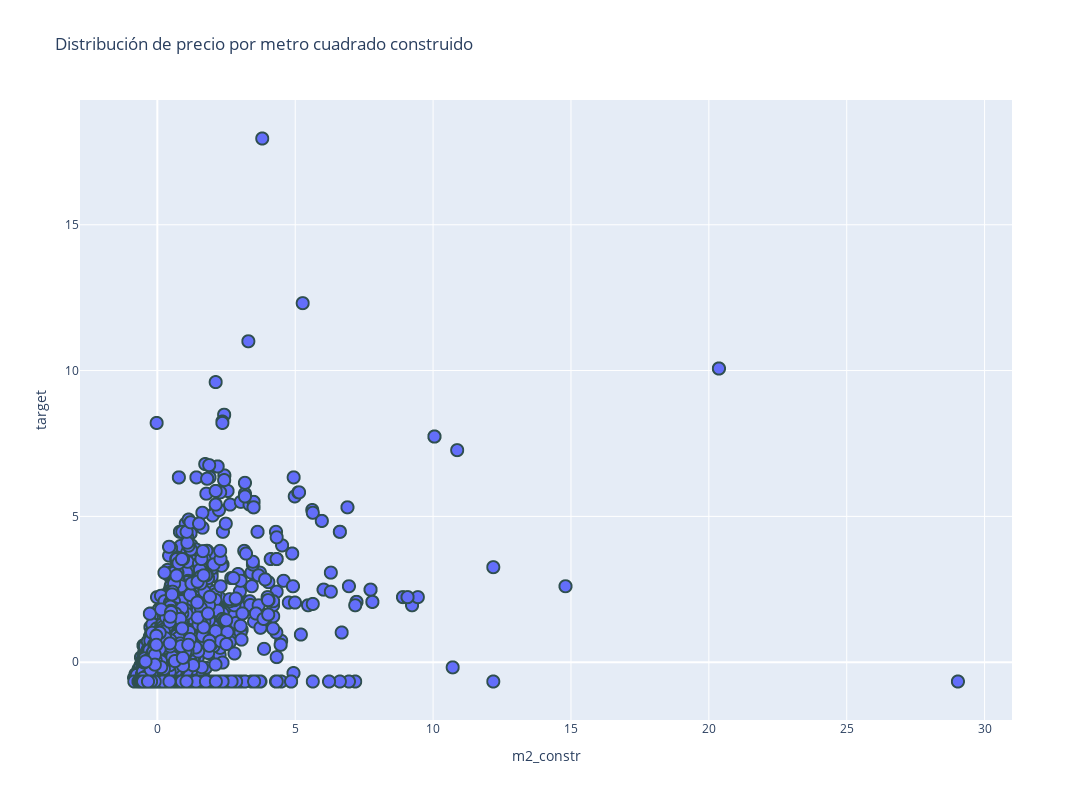

The cell this chart's notebook holds for it:
### Code cell
plot_clusters(
    data_frame=df,
    x="m2_constr",
    y="target",
    title="Distribución de precio por metro cuadrado construido",
    width=1200,
    height=800,
)

### Figure 1 — Plotly figure (JSON) as saved in the notebook; plotly's stock layout.template omitted (floating-point values rounded to 4 significant figures; data arrays with more than 128 entries replaced by an {"elided": "..."} marker saying what was removed)
{"data": [{"hovertemplate": "m2_constr=%{x}<br>target=%{y}<extra></extra>", "legendgroup": "", "marker": {"color": "#636efa", "line": {"color": "DarkSlateGrey", "width": 2}, "size": 12, "symbol": "circle"}, "mode": "markers", "name": "", "showlegend": false, "type": "scattergl", "x": {"elided": "9863 float values"}, "xaxis": "x", "y": {"elided": "9863 float values"}, "yaxis": "y"}], "layout": {"height": 800, "legend": {"tracegroupgap": 0}, "title": {"text": "Distribución de precio por metro cuadrado construido"}, "width": 1200, "xaxis": {"anchor": "y", "domain": [0, 1], "title": {"text": "m2_constr"}}, "yaxis": {"anchor": "x", "domain": [0, 1], "title": {"text": "target"}}}}
